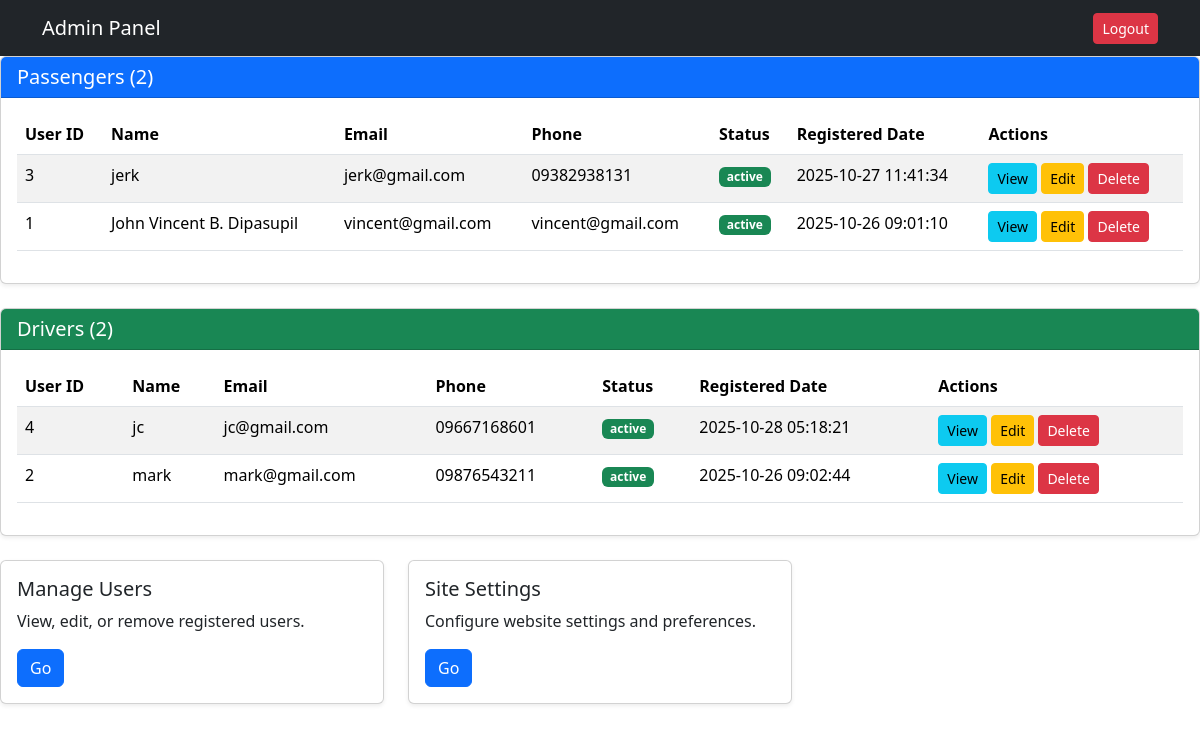
The app's page /admin.php with its own data.
### tables this page shows
CREATE TABLE `users` (
  `user_id` int(11) NOT NULL,
  `user_type` enum('passenger','driver') NOT NULL,
  `name` varchar(100) NOT NULL,
  `email` varchar(100) NOT NULL,
  `phone` varchar(20) NOT NULL,
  `password` varchar(255) NOT NULL,
  `created_at` timestamp NOT NULL DEFAULT current_timestamp(),
  `status` enum('active','inactive','suspended') DEFAULT 'active'
);

### admin.php (the view, shortened to what this page needs)
<?php
$db = new Database();
$conn = $db->getConnection();
$passengersQuery = "SELECT * FROM users WHERE user_type = 'passenger' ORDER BY user_id DESC";
$passengersResult = $conn->query($passengersQuery);
$passengers = $passengersResult->fetch_all(MYSQLI_ASSOC);
$driversQuery = "SELECT * FROM users WHERE user_type = 'driver' ORDER BY user_id DESC";
$driversResult = $conn->query($driversQuery);
$drivers = $driversResult->fetch_all(MYSQLI_ASSOC);
?>
<!doctype html>
<html lang="en">
<head>
  <link href="https://cdn.jsdelivr.net/npm/bootstrap@5.3.3/dist/css/bootstrap.min.css" rel="stylesheet">
</head>
<body>
<nav class="navbar navbar-expand-lg navbar-dark bg-dark">
  <div class="container">
    <a class="navbar-brand" href="#">Admin Panel</a>
    <div class="d-flex">
      <a href="logout.php" class="btn btn-danger btn-sm">Logout</a>
    </div>
  </div>
</nav>
  <div class="card shadow-sm mb-4">
    <div class="card-header bg-primary text-white">
      <h5 class="mb-0">Passengers (<?= count($passengers) ?>)</h5>
    </div>
    <div class="card-body">
      <?php if (count($passengers) > 0): ?>
        <div class="table-responsive">
          <table class="table table-striped table-hover">
            <thead>
              <tr>
                <th>User ID</th>
                <th>Name</th>
                <th>Email</th>
                <th>Phone</th>
                <th>Status</th>
                <th>Registered Date</th>
                <th>Actions</th>
              </tr>
            </thead>
            <tbody>
              <?php foreach ($passengers as $passenger): ?>
                <tr>
                  <td><?= htmlspecialchars($passenger['user_id']) ?></td>
                  <td><?= htmlspecialchars($passenger['name']) ?></td>
                  <td><?= htmlspecialchars($passenger['email']) ?></td>
                  <td><?= htmlspecialchars($passenger['phone']) ?></td>
                  <td>
                    <span class="badge bg-<?= $passenger['status'] == 'active' ? 'success' : ($passenger['status'] == 'inactive' ? 'secondary' : 'warning') ?>">
                      <?= htmlspecialchars($passenger['status']) ?>
                    </span>
                  </td>
                  <td><?= htmlspecialchars($passenger['created_at']) ?></td>
                  <td>
                    <a href="view_user.php?id=<?= $passenger['user_id'] ?>" class="btn btn-sm btn-info">View</a>
                    <a href="edit_user.php?id=<?= $passenger['user_id'] ?>" class="btn btn-sm btn-warning">Edit</a>
                    <a href="delete_user.php?id=<?= $passenger['user_id'] ?>" class="btn btn-sm btn-danger" onclick="return confirm('Are you sure?')">Delete</a>
                  </td>
                </tr>
              <?php endforeach; ?>
            </tbody>
          </table>
        </div>
      <?php else: ?>
        <p class="text-muted">No passengers registered yet.</p>
      <?php endif; ?>
    </div>
  </div>
  <div class="card shadow-sm mb-4">
    <div class="card-header bg-success text-white">
      <h5 class="mb-0">Drivers (<?= count($drivers) ?>)</h5>
    </div>
    <div class="card-body">
      <?php if (count($drivers) > 0): ?>
        <div class="table-responsive">
          <table class="table table-striped table-hover">
            <thead>
              <tr>
                <th>User ID</th>
                <th>Name</th>
                <th>Email</th>
                <th>Phone</th>
                <th>Status</th>
                <th>Registered Date</th>
                <th>Actions</th>
              </tr>
            </thead>
            <tbody>
              <?php foreach ($drivers as $driver): ?>
                <tr>
                  <td><?= htmlspecialchars($driver['user_id']) ?></td>
                  <td><?= htmlspecialchars($driver['name']) ?></td>
                  <td><?= htmlspecialchars($driver['email']) ?></td>
                  <td><?= htmlspecialchars($driver['phone']) ?></td>
                  <td>
                    <span class="badge bg-<?= $driver['status'] == 'active' ? 'success' : ($driver['status'] == 'inactive' ? 'secondary' : 'warning') ?>">
                      <?= htmlspecialchars($driver['status']) ?>
                    </span>
                  </td>
                  <td><?= htmlspecialchars($driver['created_at']) ?></td>
                  <td>
                    <a href="view_user.php?id=<?= $driver['user_id'] ?>" class="btn btn-sm btn-info">View</a>
                    <a href="edit_user.php?id=<?= $driver['user_id'] ?>" class="btn btn-sm btn-warning">Edit</a>
                    <a href="delete_user.php?id=<?= $driver['user_id'] ?>" class="btn btn-sm btn-danger" onclick="return confirm('Are you sure?')">Delete</a>
                  </td>
                </tr>
              <?php endforeach; ?>
            </tbody>
          </table>
        </div>
      <?php else: ?>
        <p class="text-muted">No drivers registered yet.</p>
      <?php endif; ?>
    </div>
  </div>
  <div class="row">
    <div class="col-md-4">
      <div class="card shadow-sm mb-3">
        <div class="card-body">
          <h5 class="card-title">Manage Users</h5>
          <p class="card-text">View, edit, or remove registered users.</p>
          <a href="#" class="btn btn-primary">Go</a>
        </div>
      </div>
    </div>
    <div class="col-md-4">
      <div class="card shadow-sm mb-3">
        <div class="card-body">
          <h5 class="card-title">Site Settings</h5>
          <p class="card-text">Configure website settings and preferences.</p>
          <a href="#" class="btn btn-primary">Go</a>
        </div>
      </div>
    </div>
  </div>
</body>
</html>

### records on screen
users: user_id "3", name "jerk", email "jerk@gmail.com", phone "09382938131", status "active", created_at "2025-10-27 11:41:34"
users: user_id "1", name "John Vincent B. Dipasupil", email "vincent@gmail.com", phone "vincent@gmail.com", status "active", created_at "2025-10-26 09:01:10"
users: user_id "4", name "jc", email "jc@gmail.com", phone "09667168601", status "active", created_at "2025-10-28 05:18:21"
users: user_id "2", name "mark", email "mark@gmail.com", phone "09876543211", status "active", created_at "2025-10-26 09:02:44"

### other values on screen
count($passengers) "2"
count($drivers) "2"
